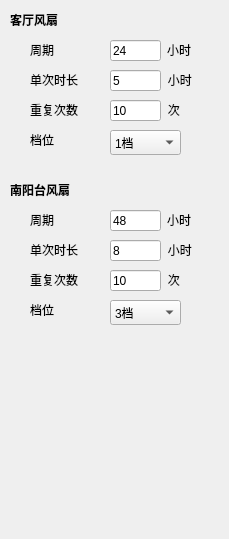
        <widget class="QWidget" name="scrollAreaWidgetContents_5">
         <property name="geometry">
          <rect>
           <x>0</x>
           <y>0</y>
           <width>229</width>
           <height>539</height>
          </rect>
         </property>
         <widget class="QLabel" name="lblCCFDName1">
          <property name="geometry">
           <rect>
            <x>10</x>
            <y>10</y>
            <width>81</width>
            <height>19</height>
           </rect>
          </property>
          <property name="font">
           <font>
            <bold>true</bold>
           </font>
          </property>
          <property name="text">
           <string>客厅风扇</string>
          </property>
         </widget>
         <widget class="QLabel" name="lblCCFDName2">
          <property name="geometry">
           <rect>
            <x>10</x>
            <y>180</y>
            <width>81</width>
            <height>19</height>
           </rect>
          </property>
          <property name="font">
           <font>
            <bold>true</bold>
           </font>
          </property>
          <property name="text">
           <string>南阳台风扇</string>
          </property>
         </widget>
         <widget class="QComboBox" name="cmbCCFDLevel1">
          <property name="geometry">
           <rect>
            <x>110</x>
            <y>130</y>
            <width>71</width>
            <height>25</height>
           </rect>
          </property>
          <item>
           <property name="text">
            <string>1档</string>
           </property>
          </item>
          <item>
           <property name="text">
            <string>2档</string>
           </property>
          </item>
          <item>
           <property name="text">
            <string>3档</string>
           </property>
          </item>
         </widget>
         <widget class="QLineEdit" name="editCCFDRepeat1">
          <property name="geometry">
           <rect>
            <x>110</x>
            <y>100</y>
            <width>51</width>
            <height>21</height>
           </rect>
          </property>
          <property name="text">
           <string>10</string>
          </property>
         </widget>
         <widget class="QLabel" name="lblCCFDDuration1">
          <property name="geometry">
           <rect>
            <x>30</x>
            <y>70</y>
            <width>181</width>
            <height>19</height>
           </rect>
          </property>
          <property name="text">
           <string>单次时长                           小时</string>
          </property>
         </widget>
         <widget class="QLineEdit" name="editCCFDPeriod1">
          <property name="geometry">
           <rect>
            <x>110</x>
            <y>40</y>
            <width>51</width>
            <height>21</height>
           </rect>
          </property>
          <property name="text">
           <string>24</string>
          </property>
         </widget>
         <widget class="QLabel" name="lblCCFDRepeat1">
          <property name="geometry">
           <rect>
            <x>30</x>
            <y>100</y>
            <width>181</width>
            <height>19</height>
           </rect>
          </property>
          <property name="text">
           <string>重复次数                           次</string>
          </property>
         </widget>
         <widget class="QLabel" name="lblCCFDLevel1">
          <property name="geometry">
           <rect>
            <x>30</x>
            <y>130</y>
            <width>31</width>
            <height>19</height>
           </rect>
          </property>
          <property name="text">
           <string>档位</string>
          </property>
         </widget>
         <widget class="QLineEdit" name="editCCFDDuration1">
          <property name="geometry">
           <rect>
            <x>110</x>
            <y>70</y>
            <width>51</width>
            <height>21</height>
           </rect>
          </property>
          <property name="text">
           <string>5</string>
          </property>
         </widget>
         <widget class="QLabel" name="lblCCFDPeriod1">
          <property name="geometry">
           <rect>
            <x>30</x>
            <y>40</y>
            <width>191</width>
            <height>19</height>
           </rect>
          </property>
          <property name="text">
           <string>周期                                  小时</string>
          </property>
         </widget>
         <widget class="QLabel" name="lblCCFDLevel2">
          <property name="geometry">
           <rect>
            <x>30</x>
            <y>300</y>
            <width>31</width>
            <height>19</height>
           </rect>
          </property>
          <property name="text">
           <string>档位</string>
          </property>
         </widget>
         <widget class="QLineEdit" name="editCCFDRepeat2">
          <property name="geometry">
           <rect>
            <x>110</x>
            <y>270</y>
            <width>51</width>
            <height>21</height>
           </rect>
          </property>
          <property name="text">
           <string>10</string>
          </property>
         </widget>
         <widget class="QLabel" name="lblCCFDDuration2">
          <property name="geometry">
           <rect>
            <x>30</x>
            <y>240</y>
            <width>191</width>
            <height>19</height>
           </rect>
          </property>
          <property name="text">
           <string>单次时长                           小时</string>
          </property>
         </widget>
         <widget class="QLineEdit" name="editCCFDPeriod2">
          <property name="geometry">
           <rect>
            <x>110</x>
            <y>210</y>
            <width>51</width>
            <height>21</height>
           </rect>
          </property>
          <property name="text">
           <string>48</string>
          </property>
         </widget>
         <widget class="QLabel" name="lblCCFDRepeat2">
          <property name="geometry">
           <rect>
            <x>30</x>
            <y>270</y>
            <width>191</width>
            <height>19</height>
           </rect>
          </property>
          <property name="text">
           <string>重复次数                           次</string>
          </property>
         </widget>
         <widget class="QLineEdit" name="editCCFDDuration2">
          <property name="geometry">
           <rect>
            <x>110</x>
            <y>240</y>
            <width>51</width>
            <height>21</height>
           </rect>
          </property>
          <property name="text">
           <string>8</string>
          </property>
         </widget>
         <widget class="QComboBox" name="cmbCCFDLevel2">
          <property name="geometry">
           <rect>
            <x>110</x>
            <y>300</y>
            <width>71</width>
            <height>25</height>
           </rect>
          </property>
          <property name="currentIndex">
           <number>2</number>
          </property>
          <item>
           <property name="text">
            <string>1档</string>
           </property>
          </item>
          <item>
           <property name="text">
            <string>2档</string>
           </property>
          </item>
          <item>
           <property name="text">
            <string>3档</string>
           </property>
          </item>
         </widget>
         <widget class="QLabel" name="lblCCFDPeriod2">
          <property name="geometry">
           <rect>
            <x>30</x>
            <y>210</y>
            <width>191</width>
            <height>19</height>
           </rect>
          </property>
          <property name="text">
           <string>周期                                  小时</string>
          </property>
         </widget>
         <zorder>lblCCFDDuration2</zorder>
         <zorder>lblCCFDPeriod2</zorder>
         <zorder>lblCCFDRepeat1</zorder>
         <zorder>lblCCFDPeriod1</zorder>
         <zorder>lblCCFDRepeat2</zorder>
         <zorder>lblCCFDName1</zorder>
         <zorder>lblCCFDName2</zorder>
         <zorder>cmbCCFDLevel1</zorder>
         <zorder>editCCFDRepeat1</zorder>
         <zorder>lblCCFDDuration1</zorder>
         <zorder>editCCFDPeriod1</zorder>
         <zorder>lblCCFDLevel1</zorder>
         <zorder>editCCFDDuration1</zorder>
         <zorder>lblCCFDLevel2</zorder>
         <zorder>editCCFDRepeat2</zorder>
         <zorder>editCCFDPeriod2</zorder>
         <zorder>editCCFDDuration2</zorder>
         <zorder>cmbCCFDLevel2</zorder>
        </widget>
